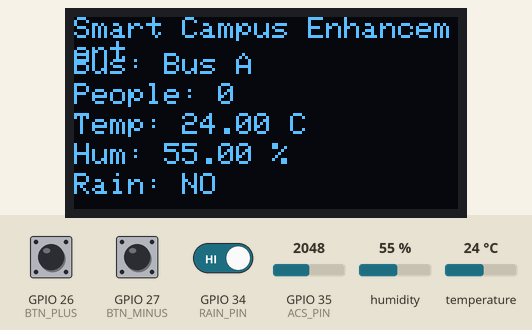
Simulated run of this sketch. Board: ESP32. On the bench: 128×64 one-colour display. The test bench sets the inputs (shaded band); at power-on: GPIO 26 (BTN_PLUS) HIGH, GPIO 34 (RAIN_PIN) HIGH, humidity 55 %, GPIO 27 (BTN_MINUS) HIGH, temperature 24 °C, GPIO 35 (ACS_PIN) = 2048. What the sketch prints to the serial monitor is not drawn.

Above: at 1.3 s.
1.4 s: GPIO 26 (BTN_PLUS) pulled LOW for 3.2 s
At 2.2 s:
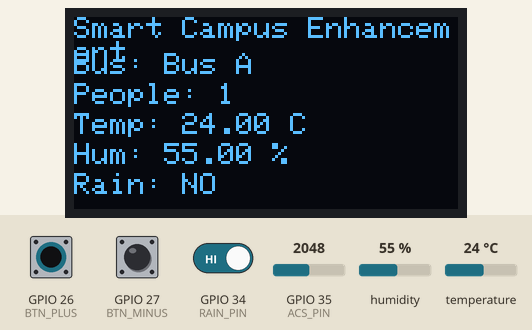
6.1 s: GPIO 34 (RAIN_PIN) driven LOW
At 7.4 s:
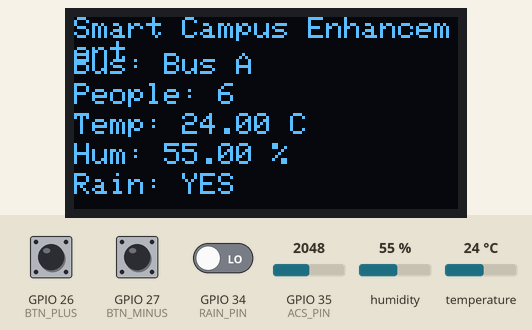
7.7 s: humidity set to 22 %
At 9.4 s:
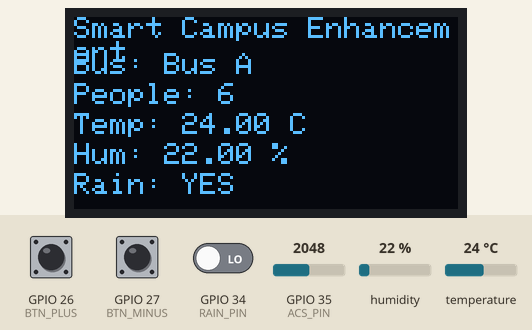
10.4 s: GPIO 27 (BTN_MINUS) pulled LOW for 0.3 s
12.2 s: temperature set to 12 °C
At 14.6 s:
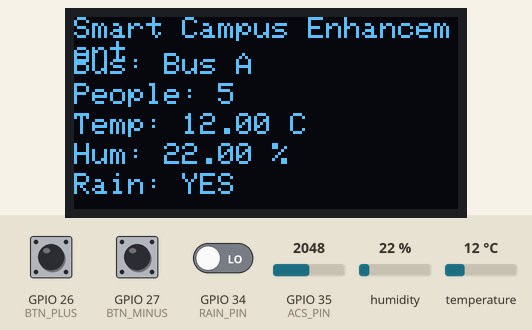
14.9 s: GPIO 26 (BTN_PLUS) pulled LOW for 0.3 s
Timing chart, 0 to 17.7 s (numbered marks = the images above; inputs shaded):
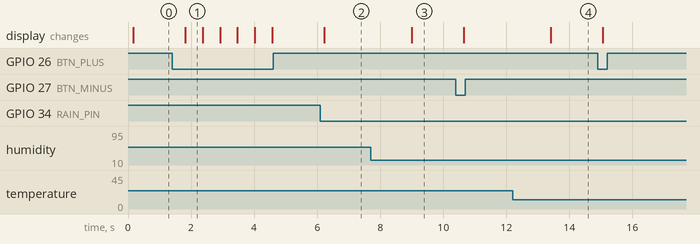

Measured:
- after the input at 1.4 s, the display: changes after 0.41 s (image 1)
- after the input at 6.1 s, the display: changes after 0.13 s (image 2)
- after the input at 7.7 s, the display: changes after 1.3 s (image 3)
- after the input at 12.2 s, the display: changes after 1.2 s (image 4)
- what the display in image 1 shows lasts 0.6 s, from 1.8 s to 2.4 s

The sketch:

demo.ino
```cpp
// This code provides a basic implementation of our project.
// Note: Data interfacing with WebSocket or cloud platforms is not yet included in this version.
#include <Wire.h>
#include <Adafruit_SSD1306.h>
#include <Adafruit_GFX.h>
#include <SPI.h>
#include <MFRC522.h>
#include "DHT.h"

// Pin Definitions
#define BTN_PLUS    26
#define BTN_MINUS   27
#define DHT_PIN     32
#define DHT_TYPE    DHT22
#define RAIN_PIN    34
#define ACS_PIN     35

// RFID Pins
#define SS_PIN      17
#define RST_PIN     5
#define SCK_PIN     18
#define MISO_PIN    19
#define MOSI_PIN    23

// OLED Pins (I2C default)
#define SDA_PIN     21
#define SCL_PIN     22

// Class Declarations
DHT dht(DHT_PIN, DHT_TYPE);
MFRC522 rfid(SS_PIN, RST_PIN);
Adafruit_SSD1306 display(128, 64, &Wire, -1);

// Variables
int pplCount = 0;
unsigned long lastDebounce = 0;
const int debounceDelay = 200; // ms

const float sensitivity = 0.185; // V/A for ACS712 5A version
const float Vref = 3.3;          // ESP32 ADC reference
const int ADCmax = 4095;

float readCurrent() {
  int adcValue = analogRead(ACS_PIN);
  float voltage = (adcValue * Vref) / ADCmax;
  float current = (voltage - (Vref / 2)) / sensitivity;
  return current;
}

void updateDisplay(String bus, float temp, float hum, bool raining, float current) {
  display.clearDisplay();
  display.setTextSize(1);
  display.setTextColor(SSD1306_WHITE);

  display.setCursor(0, 0);
  display.println("Smart Campus Enhancement");

  display.setCursor(0, 12);
  display.print("Bus: ");
  display.println(bus);

  display.setCursor(0, 22);
  display.print("People: ");
  display.println(pplCount);

  display.setCursor(0, 32);
  display.print("Temp: ");
  display.print(temp);
  display.println(" C");

  display.setCursor(0, 42);
  display.print("Hum: ");
  display.print(hum);
  display.println(" %");

  display.setCursor(0, 52);
  display.print("Rain: ");
  display.println(raining ? "YES" : "NO");

  display.display();
}

void setup() {
  Serial.begin(115200);

  pinMode(BTN_PLUS, INPUT_PULLUP);
  pinMode(BTN_MINUS, INPUT_PULLUP);
  pinMode(RAIN_PIN, INPUT);

  dht.begin();

  // OLED init
  Wire.begin(SDA_PIN, SCL_PIN);
  if (!display.begin(SSD1306_SWITCHCAPVCC, 0x3C)) {
    Serial.println("OLED not found!");
    for (;;);
  }
  display.clearDisplay();
  display.display();

  // RFID init
  SPI.begin(SCK_PIN, MISO_PIN, MOSI_PIN, SS_PIN);
  rfid.PCD_Init();

  Serial.println("System Ready: Smart Campus Enhancement");
}

void loop() {
  // Handle Button Inputs
  if (digitalRead(BTN_PLUS) == LOW && (millis() - lastDebounce > debounceDelay)) {
    pplCount++;
    lastDebounce = millis();
  }
  if (digitalRead(BTN_MINUS) == LOW && (millis() - lastDebounce > debounceDelay)) {
    if (pplCount > 0) pplCount--;
    lastDebounce = millis();
  }

  // Read Sensors
  float temp = dht.readTemperature();
  float hum = dht.readHumidity();
  bool raining = digitalRead(RAIN_PIN) == LOW;
  float current = readCurrent();

  // RFID Check (Will be updated for further development)
  if (rfid.PICC_IsNewCardPresent() && rfid.PICC_ReadCardSerial()) {
    Serial.print("RFID Card UID: ");
    for (byte i = 0; i < rfid.uid.size; i++) {
      Serial.print(rfid.uid.uidByte[i] < 0x10 ? " 0" : " ");
      Serial.print(rfid.uid.uidByte[i], HEX);
    }
    Serial.println();
    rfid.PICC_HaltA();
  }

  // Update OLED
  updateDisplay("Bus A", temp, hum, raining, current);

  delay(500);
}
```
